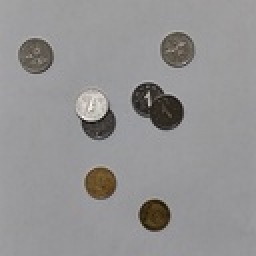
%> input picture Image/coin4.jpg, 128 x 128 px, shrunk from 1908 x 1908 before the run (shown 2 times larger)
$ octave NewTest.m   (GNU Octave 9; MATLAB toolbox functions it lacks are replaced by stand-ins)
%> lines starting %> are read from the running program, lines starting %| are printed output that depends on the picture; in (x1, y1, x2, y2) boxes, pixels count from 0 and x2, y2 are one past the last pixel; in counts of white or black regions, pixels touching at a corner belong together; the program's own positions count from 1
### find_circles.m
function [centers, radii] = find_circles(img, radius_range)
    % Find circles in given radius range using Hough transform.
    %
    % img: Image containing edge pixels
    % radius_range: Range of circle radii [min max] to look for, in pixels
    % H: accumulator buffer

    r_min = radius_range(1);
    r_max = radius_range(2);
    r_num = 20;
    numpeaks = 6;
    centers = zeros(r_num * numpeaks, 2);
    radii = zeros(size(centers,1),1);
    row_num = 0;
    for r = linspace(r_min, r_max, 5)
        H = hough_circles_acc(img, r);
       temp_centers = hough_peaks(H, numpeaks, 'Threshold', 0.6 * max(H(:)));
        if (size(temp_centers,1) > 0)
            row_num_new = row_num + size(temp_centers,1);
            centers(row_num + 1:row_num_new,:) = temp_centers;
            radii(row_num + 1:row_num_new) = r;
            row_num = row_num_new;
        end
    end
    centers = centers(1:row_num,:);
    radii = radii(1:row_num);
    % disp(centers);
end

### hough_circles_acc.m
function H = hough_circles_acc(img, radius)
    % Compute Hough accumulator array for finding circles.
    %
    % img: image containing edge pixels
    % radius: Radius of circles to look for, in pixels
    H = zeros(size(img));
    for x = 1 : size(img, 2)
        for y = 1 : size(img, 1)
            if (img(y,x))
                for theta = linspace(0, 2 * pi, 360)
                    a = round(x + radius * cos(theta));
                    b = round(y + radius * sin(theta));
                    if (a > 0 && a <= size(H, 2) && b > 0 && b <= size(H,1))
                        H(b,a) = H(b,a) + 1;
                    end
                end
            end
        end
    end
end

### hough_peaks.m
function peaks = hough_peaks(H, varargin)
    % Find peaks in a Hough accumulator array.
    %
    % Threshold: Threshold at which values of H are considered to be peaks
    % NHoodSize: Size of the suppression neighborhood, [M N]

    p = inputParser;
    addOptional(p, 'numpeaks', 1, @isnumeric);
    addParameter(p, 'Threshold', 0.6 * max(H(:)));
    addParameter(p, 'NHoodSize', floor(size(H) / 100.0) * 2 + 1);  % odd values >= size(H)/50
    parse(p, varargin{:});

    numpeaks = p.Results.numpeaks;
    threshold = p.Results.Threshold;
    nHoodSize = p.Results.NHoodSize;

    peaks = zeros(numpeaks, 2);
    num = 0;
    while(num < numpeaks)
        maxH = max(H(:));
        if (maxH >= threshold)
            num = num + 1;
            [r,c] = find(H == maxH);
            peaks(num,:) = [r(1),c(1)];
            rStart = max(1, r - (nHoodSize(1) - 1) / 2);
            rEnd = min(size(H,1), r + (nHoodSize(1) - 1) / 2);
            cStart = max(1, c - (nHoodSize(2) - 1) / 2);
            cEnd = min(size(H,2), c + (nHoodSize(2) - 1) / 2);
            for i = rStart : rEnd
                for j = cStart : cEnd
                        H(i,j) = 0;
                end
            end
        else
            break;
        end
    end
    peaks = peaks(1:num, :);
end

### NewTest.m
ImaSrc = imread('Image\coin4.jpg');
%> ImaSrc is the input picture: size 128x128x3 uint8; mean R, G, B 147.8, 146.9, 147.1
Imagray = rgb2gray(ImaSrc);
Imadb = im2double(Imagray);
T0 = 0.01;
T1 = (min(Imadb(:)) + max(Imadb(:)))/2;
%> T1 = 0.518
r1 = find(Imadb > T1);
%> r1 = 14867 values from 1 to 16384
r2 = find(Imadb <= T1);
%> r2 = 1517 values from 1178 to 12443
T2 = (mean(Imadb(r1)) + mean(Imadb(r2)))/2;
%> T2 = 0.447
while abs(T2 -T1) < T0
    T1 = T2;
    r1 = find(Imadb > T1);
    r2 = find(Imadb <= T1);
    T2 = (mean(Imadb(r1)) + mean(Imadb(r2)))/2;
end
%> this loop made 0 passes

Imaim2bw = imbinarize(Imadb, T2);
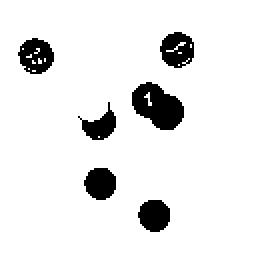
%> Imaim2bw: size 128x128 logical (shown 2 times larger); 91.4% white; 6 black regions, box (x1, y1, x2, y2) and area: (66, 41, 92, 65) 407, (9, 19, 27, 37) 220, (80, 16, 97, 34) 217, (69, 100, 85, 116) 203, (42, 84, 58, 100) 202, (39, 51, 58, 70) 167


%%%%%%%%%%%%%%%%%%%%%%%%%%%%%%%%%%%%%%%%%%%%%%%

figure;imshow(ImaSrc);
% subplot(142), imshow(Imagf);
figure;imshow(Imaim2bw);

% 二值化图像（可以使用适当的阈值或其他方法）
binaryImage = imbinarize(Imagray);
%> binaryImage: size 128x128 logical; 91.5% white; 6 black regions, box (x1, y1, x2, y2) and area: (66, 41, 92, 65) 406, (9, 19, 27, 37) 210, (80, 16, 97, 34) 209, (42, 84, 58, 100) 202, (69, 100, 85, 116) 202, (39, 51, 58, 70) 167

% 定义开运算的结构元素
se = strel('disk',32);  % 这里使用了一个半径为5的圆形结构元素，你可以根据需要调整大小

% 应用开运算
openedImage = imopen(binaryImage, se);
%> openedImage: size 128x128 logical; 70.9% white; 1 black region, box (x1, y1, x2, y2) and area: (0, 0, 97, 128) 4774

% 显示结果
%figure;
%subplot(1,4,1), imshow(binaryImage), title('二值图像');

sigma=8;                                  % 标准差大小
window=double(uint8(3*sigma)*2+1);        % 窗口大小一半为3*sigma
H=fspecial('gaussian', window, sigma);    % fspecial('gaussian', hsize, sigma)产生滤波模板

Imagausf = openedImage;
LoopNum = 0;
while LoopNum < 5
    Imagausf = imfilter(Imagausf,H,'replicate');
    LoopNum = LoopNum + 1;
end
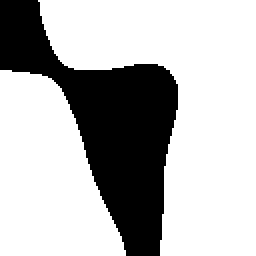
%> Imagausf: size 128x128 logical (shown 2 times larger); 72.1% white; 1 black region, box (x1, y1, x2, y2) and area: (0, 0, 89, 128) 4579
%> after the loop, LoopNum = 5
figure;imshow(Imagausf), title('开运算后的二值图像');

%%%%%%%%%%%%%%%%%%%%%%%%%%%%%%%%%%%%%%%%%%%%%%%%%%%%%%%%%%%%%%%%%%%%%%%%%%

% 标记连通域
[labeledImage,coiNum] = bwlabel(~Imagausf, 4);
%> coiNum = 1

Imafil1 = [-1, -1, -1; 2, 2, 2; -1 -1 -1];
Imafil2 = [-1, -1, 2; -1, 2, -1; 2, -1, -1];
Imafil3 = [-1, 2, -1; -1, 2, -1;-1, 2, -1];
Imafil4 = [2, -1, -1; -1, 2, -1; -1, -1, 2];

Imagf1 = imfilter(labeledImage, Imafil1);
Imagf2 = imfilter(labeledImage, Imafil2);
Imagf3 = imfilter(labeledImage, Imafil3);
Imagf4 = imfilter(labeledImage, Imafil4);
Imagf = Imagf1+Imagf2+Imagf3+Imagf4;
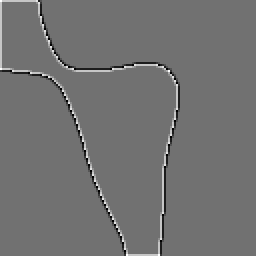
%> Imagf: size 128x128 double (shown 2 times larger); min -4, max 5, mean 0.0129; drawn with min black and max white
figure;imshow(Imagf);
%> after `imshow(Imagf)`:
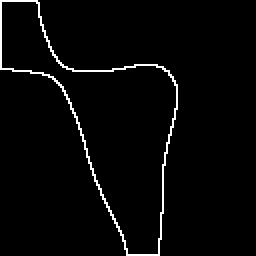
%> displayed picture: size 128x128, on the screen's scale of 0 to 255 (shown 2 times larger); 2.7% white in thin lines or dots, all inside (x1, y1, x2, y2) = (0, 0, 89, 128)

% 显示标记结果
figure;imshow(label2rgb(labeledImage));
%> after `imshow(label2rgb(labeledImage))`:
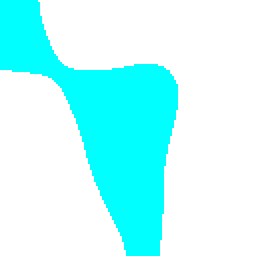
%> displayed picture: size 128x128x3, on the screen's scale of 0 to 255 (shown 2 times larger); mean R, G, B 183.7, 255, 255

%%%%%%%%%%%%%%%%%%%%%%%%%%%%%%%%%%%%%%%%%%%%%%%%%%%%%%%%%

%Find Circles (Use Hough Transform)
[centers, radii] = find_circles(Imagf, [110, 125]);
%> (the run ends here)
